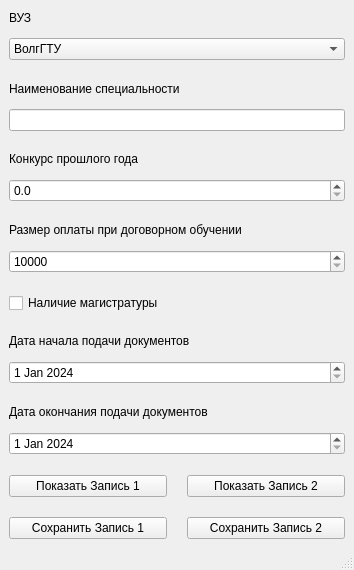
<?xml version="1.0" encoding="UTF-8"?>
<ui version="4.0">
 <class>MainWindow</class>
 <widget class="QMainWindow" name="MainWindow">
  <property name="geometry">
   <rect>
    <x>0</x>
    <y>0</y>
    <width>354</width>
    <height>570</height>
   </rect>
  </property>
  <property name="windowTitle">
   <string>MainWindow</string>
  </property>
  <widget class="QWidget" name="centralwidget">
   <layout class="QVBoxLayout" name="verticalLayout_7">
    <property name="spacing">
     <number>20</number>
    </property>
    <item>
     <layout class="QVBoxLayout" name="verticalLayout">
      <property name="spacing">
       <number>12</number>
      </property>
      <item>
       <widget class="QLabel" name="label">
        <property name="text">
         <string>ВУЗ</string>
        </property>
       </widget>
      </item>
      <item>
       <widget class="QComboBox" name="uni">
        <item>
         <property name="text">
          <string>ВолгГТУ</string>
         </property>
        </item>
        <item>
         <property name="text">
          <string>ВолГУ</string>
         </property>
        </item>
       </widget>
      </item>
     </layout>
    </item>
    <item>
     <layout class="QVBoxLayout" name="verticalLayout_2">
      <property name="spacing">
       <number>12</number>
      </property>
      <item>
       <widget class="QLabel" name="label_2">
        <property name="text">
         <string>Наименование специальности</string>
        </property>
       </widget>
      </item>
      <item>
       <widget class="QLineEdit" name="spec"/>
      </item>
     </layout>
    </item>
    <item>
     <layout class="QVBoxLayout" name="verticalLayout_3">
      <property name="spacing">
       <number>12</number>
      </property>
      <item>
       <widget class="QLabel" name="label_3">
        <property name="text">
         <string>Конкурс прошлого года</string>
        </property>
       </widget>
      </item>
      <item>
       <widget class="QDoubleSpinBox" name="compitition">
        <property name="decimals">
         <number>1</number>
        </property>
        <property name="maximum">
         <double>15.000000000000000</double>
        </property>
       </widget>
      </item>
     </layout>
    </item>
    <item>
     <layout class="QVBoxLayout" name="verticalLayout_4">
      <property name="spacing">
       <number>12</number>
      </property>
      <item>
       <widget class="QLabel" name="label_4">
        <property name="text">
         <string>Размер оплаты при договорном обучении</string>
        </property>
       </widget>
      </item>
      <item>
       <widget class="QSpinBox" name="fee">
        <property name="minimum">
         <number>10000</number>
        </property>
        <property name="maximum">
         <number>30000</number>
        </property>
        <property name="singleStep">
         <number>500</number>
        </property>
       </widget>
      </item>
     </layout>
    </item>
    <item>
     <widget class="QCheckBox" name="master">
      <property name="text">
       <string>Наличие магистратуры</string>
      </property>
     </widget>
    </item>
    <item>
     <layout class="QVBoxLayout" name="verticalLayout_5">
      <property name="spacing">
       <number>12</number>
      </property>
      <item>
       <widget class="QLabel" name="label_5">
        <property name="text">
         <string>Дата начала подачи документов</string>
        </property>
       </widget>
      </item>
      <item>
       <widget class="QDateEdit" name="startDate">
        <property name="dateTime">
         <datetime>
          <hour>0</hour>
          <minute>0</minute>
          <second>0</second>
          <year>2024</year>
          <month>1</month>
          <day>1</day>
         </datetime>
        </property>
        <property name="maximumDateTime">
         <datetime>
          <hour>23</hour>
          <minute>59</minute>
          <second>59</second>
          <year>2024</year>
          <month>11</month>
          <day>30</day>
         </datetime>
        </property>
        <property name="minimumDateTime">
         <datetime>
          <hour>0</hour>
          <minute>0</minute>
          <second>0</second>
          <year>2024</year>
          <month>1</month>
          <day>1</day>
         </datetime>
        </property>
        <property name="maximumDate">
         <date>
          <year>2024</year>
          <month>11</month>
          <day>30</day>
         </date>
        </property>
        <property name="calendarPopup">
         <bool>false</bool>
        </property>
       </widget>
      </item>
     </layout>
    </item>
    <item>
     <layout class="QVBoxLayout" name="verticalLayout_6">
      <property name="spacing">
       <number>12</number>
      </property>
      <item>
       <widget class="QLabel" name="label_6">
        <property name="text">
         <string>Дата окончания подачи документов</string>
        </property>
       </widget>
      </item>
      <item>
       <widget class="QDateEdit" name="endDate">
        <property name="dateTime">
         <datetime>
          <hour>0</hour>
          <minute>0</minute>
          <second>0</second>
          <year>2024</year>
          <month>1</month>
          <day>1</day>
         </datetime>
        </property>
        <property name="minimumDateTime">
         <datetime>
          <hour>0</hour>
          <minute>0</minute>
          <second>0</second>
          <year>2024</year>
          <month>1</month>
          <day>1</day>
         </datetime>
        </property>
        <property name="maximumDate">
         <date>
          <year>2024</year>
          <month>12</month>
          <day>31</day>
         </date>
        </property>
        <property name="minimumDate">
         <date>
          <year>2024</year>
          <month>1</month>
          <day>1</day>
         </date>
        </property>
        <property name="date">
         <date>
          <year>2024</year>
          <month>1</month>
          <day>1</day>
         </date>
        </property>
       </widget>
      </item>
     </layout>
    </item>
    <item>
     <layout class="QGridLayout" name="gridLayout">
      <item row="0" column="0">
       <widget class="QPushButton" name="show_note_1">
        <property name="text">
         <string>Показать Запись 1</string>
        </property>
       </widget>
      </item>
      <item row="0" column="1">
       <widget class="QPushButton" name="show_note_2">
        <property name="text">
         <string>Показать Запись 2</string>
        </property>
       </widget>
      </item>
      <item row="1" column="0">
       <widget class="QPushButton" name="save_note_1">
        <property name="text">
         <string>Сохранить Запись 1</string>
        </property>
       </widget>
      </item>
      <item row="1" column="1">
       <widget class="QPushButton" name="save_note_2">
        <property name="text">
         <string>Сохранить Запись 2</string>
        </property>
       </widget>
      </item>
     </layout>
    </item>
   </layout>
  </widget>
  <widget class="QStatusBar" name="statusbar"/>
 </widget>
 <resources/>
 <connections/>
</ui>
